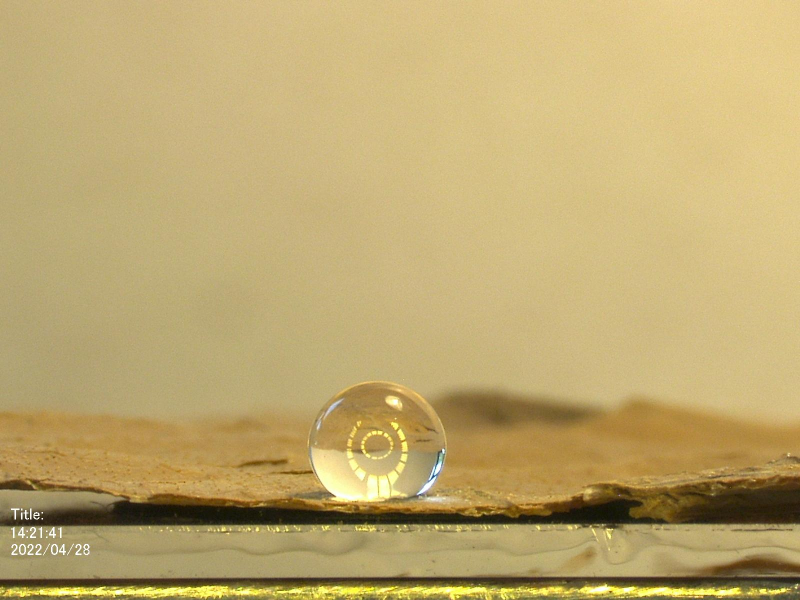
#> input picture fwdfoto/h20-lotus.jpg, 1600 x 1200 px, given in place of h20-lotus.png, which was not available (shown at 1/2 size)
$ python generate_artefacts.py
#> lines starting #> are read from the running program, lines starting #| are printed output that depends on the picture; after the words box and inside, x2 and y2 are one past the last pixel; in counts of white or black regions, pixels touching at a corner belong together; pictures that were not available may be replaced by others from this repository, and a replacement may not be noted
### automatic_segmentation/reproduce/compute_contact_angles.py
"""
Compute droplet contact angles from binary segmentation masks.

Method: fit a circle to the UPPER part of the droplet contour using GEOMETRIC
least squares (Gauss-Newton on Euclidean residuals, initialised from Kasa
algebraic fit). The contact angle is then read off the circle:
        cos(theta) = (cy - baseline) / R    -- "through the liquid"
The baseline is the bottom row of the mask. We discard the bottom 6 pixels of
the contour to avoid the rasterised flat edge dragging the fit.

Runs over the 10 manual + 10 automask masks and compares against the lab
measurements in `angolo di contatto.xlsx`.

    python automatic_segmentation/reproduce/compute_contact_angles.py
"""
import os, json, cv2, numpy as np

HERE   = os.path.dirname(os.path.abspath(__file__))
REPO   = os.path.abspath(os.path.join(HERE, "..", ".."))
MAN    = os.path.join(REPO, "automatic_segmentation", "results", "masks", "manual")
AUTO   = os.path.join(REPO, "automatic_segmentation", "results", "masks", "automask")
OUTJSON = os.path.join(REPO, "automatic_segmentation", "results", "contact_angles.json")

# real lab values from `angolo di contatto.xlsx` (Theta_mean per substrate x liquid)
REAL = {
    "h20-lotus":    146.7, "i2-lotus":     120.6,
    "h2o-metall":    79.6, "i2-metall":     51.3,
    "h2o-rain-100":  89.8, "i2-teflon":     74.5,
    "oct-teflon":    37.5, "oct-fog-100":   14.7,
    "oct-print-5":   48.4, "oct-rain-5":    29.1,
}

def kasa(xs, ys):
    A = np.c_[2*xs, 2*ys, np.ones(len(xs))]
    b = xs**2 + ys**2
    sol,*_ = np.linalg.lstsq(A, b, rcond=None)
    cx, cy, c = sol
    return float(cx), float(cy), float(np.sqrt(c + cx**2 + cy**2))

def geom_fit(xs, ys, cx, cy, R, n_iter=50, tol=1e-6):
    """Gauss-Newton geometric circle fit (minimises sum of (Euclidean dist - R)^2)."""
    for _ in range(n_iter):
        dx, dy = xs - cx, ys - cy
        d  = np.maximum(np.sqrt(dx*dx + dy*dy), 1e-10)
        J  = np.column_stack([-dx/d, -dy/d, -np.ones_like(d)])
        delta,*_ = np.linalg.lstsq(J, -(d - R), rcond=None)
        cx += delta[0]; cy += delta[1]; R += delta[2]
        if np.linalg.norm(delta) < tol: break
    return cx, cy, R

def contact_angle(mask, bottom_skip=6):
    if mask is None or mask.sum() == 0:
        return None
    ys_full = np.where(mask > 0)[0]
    base    = int(ys_full.max())
    cnts,_  = cv2.findContours(mask, cv2.RETR_EXTERNAL, cv2.CHAIN_APPROX_NONE)
    if not cnts: return None
    contour = max(cnts, key=cv2.contourArea).reshape(-1, 2).astype(float)
    upper   = contour[contour[:, 1] < base - bottom_skip]
    if len(upper) < 20: return None
    cx0, cy0, R0 = kasa(upper[:,0], upper[:,1])
    cx,  cy,  R  = geom_fit(upper[:,0], upper[:,1], cx0, cy0, R0)
    dy_bc = base - cy
    if R <= 0 or abs(dy_bc) > R: return None
    theta = float(np.degrees(np.arccos(np.clip(-dy_bc/R, -1, 1))))
    return dict(theta=theta, cx=cx, cy=cy, R=R, baseline=base)

# --- compute on all 10 ---
rows = []
for nm in sorted(REAL):
    m_man  = cv2.imread(os.path.join(MAN,  nm + ".png"), cv2.IMREAD_GRAYSCALE)
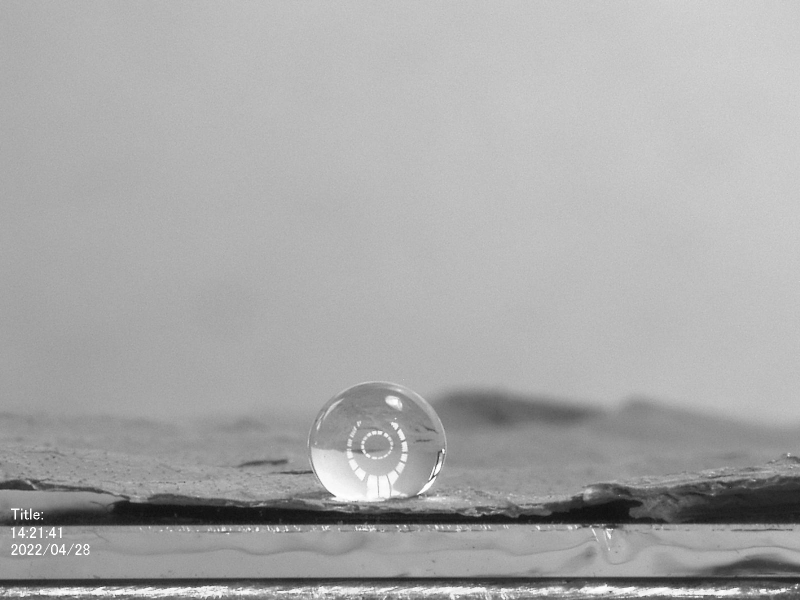
#> m_man: shape (1200, 1600) (shown at 1/2 size); min 7, max 255, mean 168.9
    m_auto = cv2.imread(os.path.join(AUTO, nm + ".png"), cv2.IMREAD_GRAYSCALE)
    r_man  = contact_angle(m_man);  theta_man  = r_man ["theta"] if r_man  else None
#> in contact_angle, `base    = int(ys_full.max())`: base = 1199
#> in contact_angle, `cnts,_  = cv2.findContours(mask, cv2.RETR_EXTERNAL, cv2.CHAIN_APPROX_N..`: cnts = 1 contour; box (x1, y1, x2, y2) and area: (0, 0, 1600, 1200) 1917201
#> in contact_angle, `contour = max(cnts, key=cv2.contourArea).reshape(-1, 2).astype(float)`: contour = 5596 pairs, first value 0 to 1599, second value 0 to 1199
#> in contact_angle, `upper   = contour[contour[:, 1] < base - bottom_skip]`: upper = 3984 pairs, first value 0 to 1599, second value 0 to 1192
#> in kasa, `b = xs**2 + ys**2`: b = 3984 values, max 3977665 at index 1193, min 0 at index 0, mean 1391138.3
#> in kasa, `sol,*_ = np.linalg.lstsq(A, b, rcond=None)`: sol = [799.5, 682.9, -374765.4]
#> in kasa, `cx, cy, c = sol`: cx = 799.5; cy = 682.9; c = -374765.4
#> in contact_angle, `cx0, cy0, R0 = kasa(upper[:,0], upper[:,1])`: cx0 = 799.5; cy0 = 682.9; R0 = 854.9
#> the loop in geom_fit, `for _ in range(n_iter):` made 5 passes
#> (delta, R) on passes 1 to 5: ([1.88e-11, 37.83, 9.87], 864.7), ([5.67e-13, 0.00888, 0.511], 865.2), ([1.73e-15, -9.9e-05, -4.16e-05], 865.2), ([-5.2e-15, 1.1e-06, 4.64e-07], 865.2), ([2.31e-15, -1.23e-08, -5.18e-09], 865.2)
#> after the loop in geom_fit, `for _ in range(n_iter):`: R = 865.2; cx = 799.5; cy = 720.7
#> in contact_angle, `cx,  cy,  R  = geom_fit(upper[:,0], upper[:,1], cx0, cy0, R0)`: cx = 799.5; cy = 720.7; R = 865.2
#> in contact_angle, `dy_bc = base - cy`: dy_bc = 478.3
#> in contact_angle, `theta = float(np.degrees(np.arccos(np.clip(-dy_bc/R, -1, 1))))`: theta = 123.6
#> after `r_man = contact_angle(m_man)`: r_man = {'theta': 123.6, 'cx': 799.5, 'cy': 720.7, 'R': 865.2, 'baseline': 1199}
#> after `theta_man = r_man['theta'] if r_man else None`: theta_man = 123.6
    r_auto = contact_angle(m_auto); theta_auto = r_auto["theta"] if r_auto else None
#> the loop in geom_fit (call 2), `for _ in range(n_iter):` made 5 passes
#> after `r_auto = contact_angle(m_auto)`: r_auto has the same summary as r_man
#> after `theta_auto = r_auto['theta'] if r_auto else None`: theta_auto = 123.6
    rows.append((nm, REAL[nm], theta_man, theta_auto))
#> pass 2 of the loop `for nm in sorted(REAL):`:
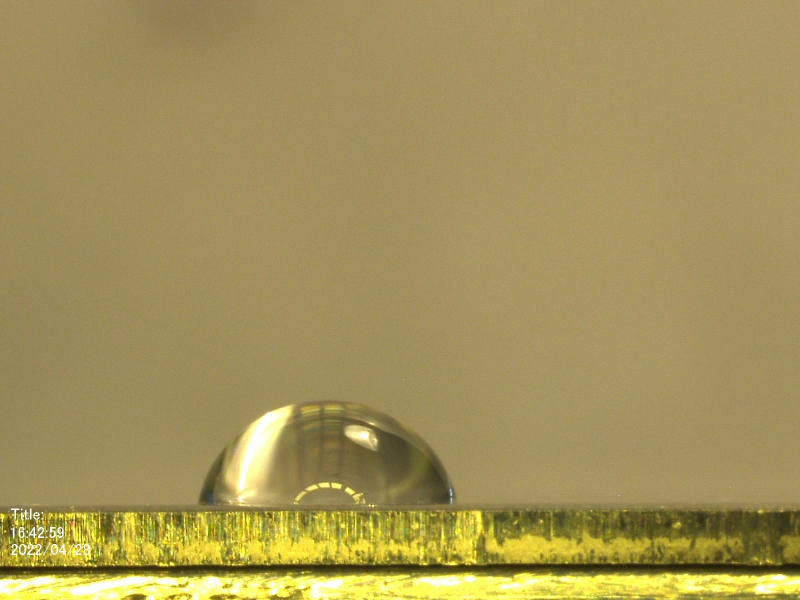
#> input picture fwdfoto/h2o-metall.jpg, 1600 x 1200 px, given in place of h2o-metall.png, which was not available (shown at 1/2 size)
#> `m_man  = cv2.imread(os.path.join(MAN,  nm + ".png"), cv2.IMREAD_GRAYSC..`:
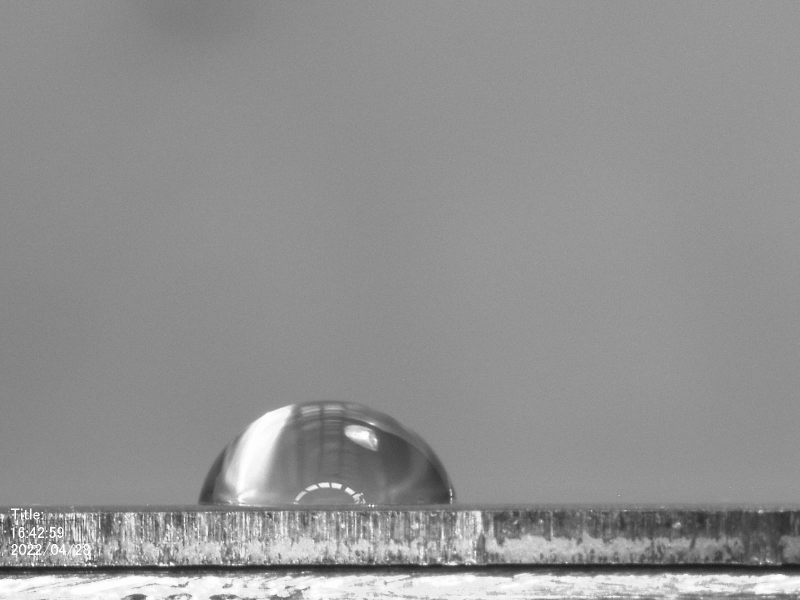
#> m_man: shape (1200, 1600) (shown at 1/2 size); min 20, max 255, mean 145.4

print(f"{'image':16s} {'REAL':>7s} {'manual':>8s} {'Δman':>6s}  {'auto':>7s} {'Δauto':>6s}")
print("-"*60)
dm, da = [], []
#> dm = []; da = []
for nm, R, m, a in rows:
    em = (m - R) if m is not None else None
    ea = (a - R) if a is not None else None
    if em is not None: dm.append(em)
    if ea is not None: da.append(ea)
    fmt = lambda v, w: (f"{v:{w}.1f}" if v is not None else "  n/a".rjust(w))
    fmt_d = lambda v: (f"{v:+6.1f}" if v is not None else "  n/a")
    print(f"{nm:16s} {R:7.1f} {fmt(m,8)} {fmt_d(em)}  {fmt(a,7)} {fmt_d(ea)}")
dm, da = np.array(dm), np.array(da)
print("-"*60)
print(f"manual  vs real  (N={len(dm)}):  mean {dm.mean():+.1f}, std {dm.std():.1f}, MAE {np.abs(dm).mean():.1f} deg")
print(f"automask vs real (N={len(da)}):  mean {da.mean():+.1f}, std {da.std():.1f}, MAE {np.abs(da).mean():.1f} deg")

out = [{"image": nm, "real_deg": R,
        "manual_deg":  None if m is None else round(m, 2),
        "automask_deg":None if a is None else round(a, 2),
        "err_manual":  None if m is None else round(m - R, 2),
        "err_automask":None if a is None else round(a - R, 2)} for nm, R, m, a in rows]
json.dump(out, open(OUTJSON, "w"), indent=2)
print(f"\nsaved {OUTJSON}")

### automatic_segmentation/reproduce/generate_artefacts.py
"""
Generate all visualization and intermediate artefacts for the CO4 droplet
segmentation project (preprocessed images, per-step pipeline panels,
per-method overlays, contact-angle 3-panel figures).

Idempotent: skips any output file that already exists with size > 1 KB.
Uses cached segmentation masks under results/masks/{method}/; never re-runs SAM.
"""
import os
import sys
import cv2
import numpy as np
from pathlib import Path

HERE = Path(__file__).resolve().parent
REPO = HERE.parent.parent
sys.path.insert(0, str(REPO / "automatic_segmentation"))

from methods.preprocessing import (
    crop_timestamp,
    extract_best_channel,
    detect_substrate_line,
    subtract_background,
    apply_clahe,
    denoise,
    preprocess_image,
)
from reproduce.compute_contact_angles import contact_angle


FWD_DIR     = REPO / "fwdfoto"
MANUAL_DIR  = REPO / "FOTO CO4 MASKS MANUAL" / "manual_binary"
MASKS_DIR   = REPO / "automatic_segmentation" / "results" / "masks"
PREP_DIR    = REPO / "data" / "preprocessed"
STEPS_DIR   = PREP_DIR / "pipeline_steps"
OVERLAYS    = REPO / "automatic_segmentation" / "results" / "overlays"
CA_DIR      = OVERLAYS / "contact_angle"

METHODS = ["basic", "watershed", "sam", "automask"]


def exists_nonempty(p: Path, min_bytes: int = 1024) -> bool:
#> (the run stopped early here; a loop or call above may not have finished)
